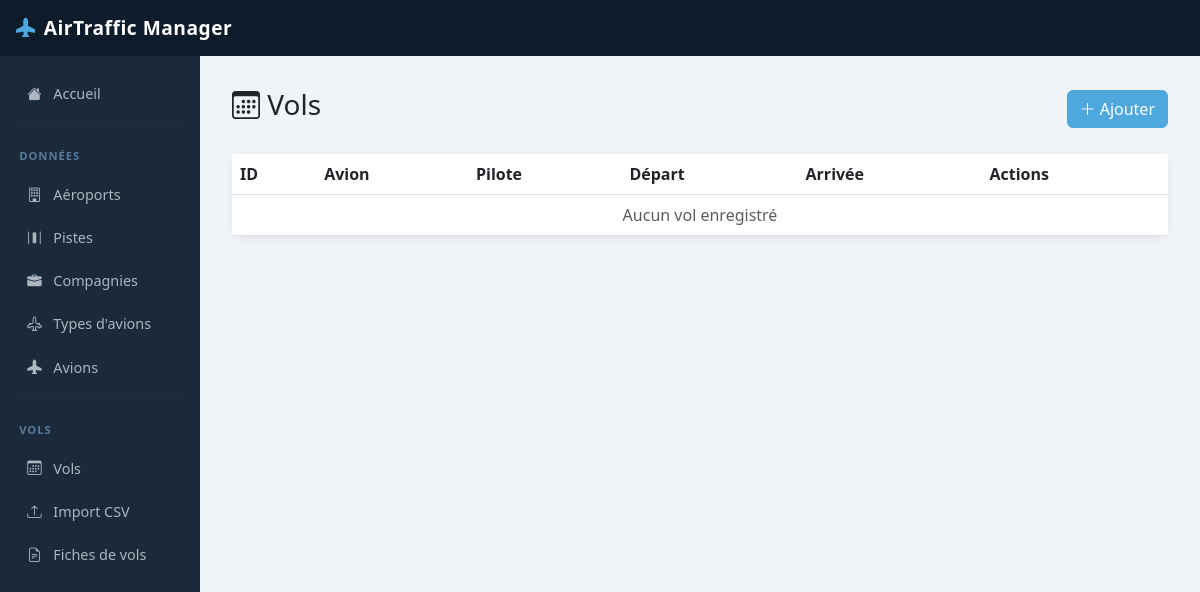
The page /TraficAerien/vols/ on the database as committed earlier.
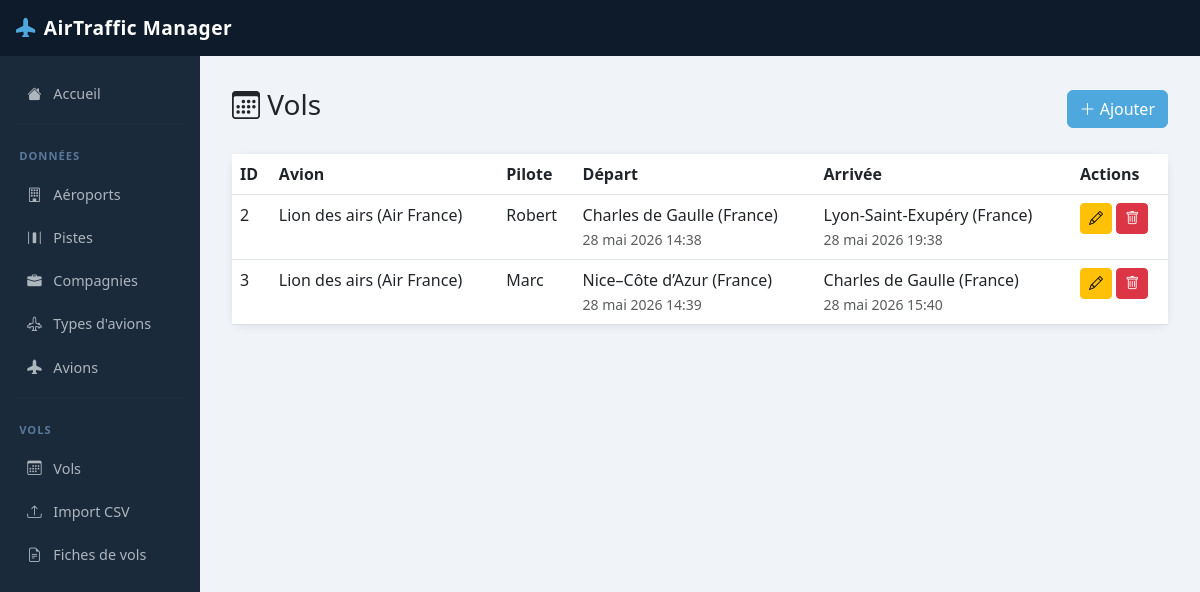
The same page on the database as committed later.
### TraficAerien/models.py (models this page shows, shortened)
class Vol(models.Model):
    avion = models.ForeignKey(Avion, on_delete=models.CASCADE)
    pilote = models.CharField(max_length=100)
    aeroport_depart = models.ForeignKey(Aeroport, on_delete=models.CASCADE, related_name='vols_depart')
    date_heure_depart = models.DateTimeField()
    aeroport_arrivee = models.ForeignKey(Aeroport, on_delete=models.CASCADE, related_name='vols_arrivee')
    date_heure_arrivee = models.DateTimeField()
    piste_arrivee = models.ForeignKey('Piste', on_delete=models.SET_NULL, null=True, blank=True, related_name='vols')

class Avion(models.Model):
    nom = models.CharField(max_length=100)
    compagnie = models.ForeignKey(Compagnie, on_delete=models.CASCADE)
    modele = models.ForeignKey(TypeAvion, on_delete=models.CASCADE)
    def __str__(self):
        return f"{self.nom} ({self.compagnie})"

class Compagnie(models.Model):
    nom = models.CharField(max_length=100)
    description = models.TextField(blank=True)
    pays_rattachement = models.CharField(max_length=100)
    def __str__(self):
        return self.nom

class Aeroport(models.Model):
    nom = models.CharField(max_length=100)
    pays = models.CharField(max_length=100)
    def __str__(self):
        return f"{self.nom} ({self.pays})"

### TraficAerien/views.py (the view)
# urls.py: path('vols/', views.vol_liste, name='vol_liste'),
def vol_liste(request):
    vols = Vol.objects.all()
    return render(request, 'TraficAerien/vol_liste.html', {'vols': vols})

### TraficAerien/templates/TraficAerien/vol_liste.html (shortened to what this page needs)
{% extends 'TraficAerien/base.html' %}
{% block content %}
<div class="d-flex justify-content-between align-items-center mb-4">
    <h3><i class="bi bi-calendar3"></i> Vols</h3>
    <a href="{% url 'vol_creer' %}" class="btn btn-primary">
        <i class="bi bi-plus-lg"></i> Ajouter
    </a>
</div>
<div class="card">
    <table class="table table-hover mb-0">
        <thead>
            <tr><th>ID</th><th>Avion</th><th>Pilote</th><th>Départ</th><th>Arrivée</th><th>Actions</th></tr>
        </thead>
        <tbody>
            {% for v in vols %}
            <tr>
                <td>{{ v.id }}</td>
                <td>{{ v.avion }}</td>
                <td>{{ v.pilote }}</td>
                <td>{{ v.aeroport_depart }} <br>
                    <small class="text-muted">{{ v.date_heure_depart }}</small>
                </td>
                <td>{{ v.aeroport_arrivee }} <br>
                    <small class="text-muted">{{ v.date_heure_arrivee }}</small>
                </td>
                <td>
                    <a href="{% url 'vol_modifier' v.pk %}" class="btn btn-sm btn-warning">
                        <i class="bi bi-pencil"></i>
                    </a>
                    <a href="{% url 'vol_supprimer' v.pk %}" class="btn btn-sm btn-danger">
                        <i class="bi bi-trash"></i>
                    </a>
                </td>
            </tr>
            {% empty %}
            <tr><td colspan="6" class="text-center text-muted">Aucun vol enregistré</td></tr>
            {% endfor %}
        </tbody>
    </table>
</div>
{% endblock %}

Rows that differ between the two databases and show on the page:
added Vol: id "2", avion "Lion des airs (Air France)", pilote "Robert", aeroport_depart "Charles de Gaulle (France)", date_heure_depart "28 mai 2026 14:38", aeroport_arrivee "Lyon-Saint-Exupéry (France)", date_heure_arrivee "28 mai 2026 19:38"
added Vol: id "3", avion "Lion des airs (Air France)", pilote "Marc", aeroport_depart "Nice–Côte d’Azur (France)", date_heure_depart "28 mai 2026 14:39", aeroport_arrivee "Charles de Gaulle (France)", date_heure_arrivee "28 mai 2026 15:40"
Other text that changed with them:
text no longer shown: "Aucun vol enregistré"
